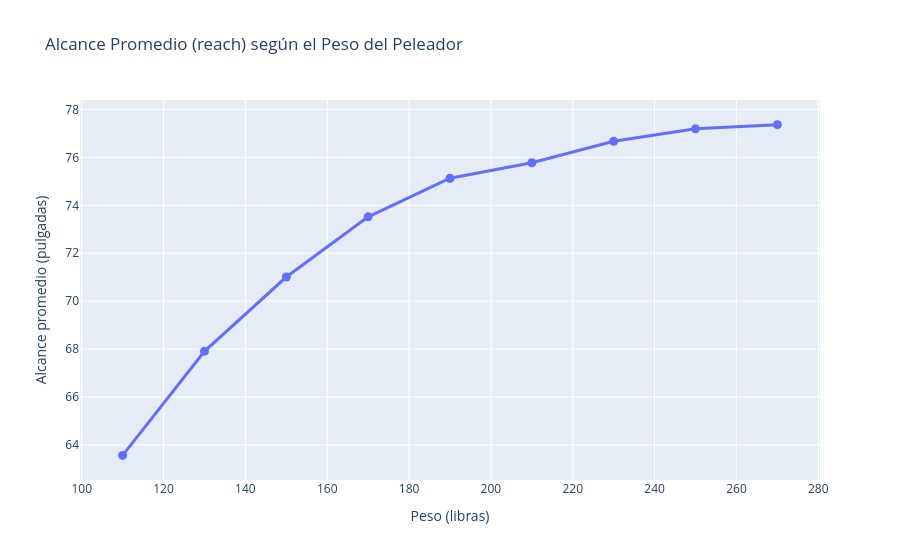

Notebook code cell kept with this figure:
### Markdown cell above
### 5.2  Gráfico de Líneas — Alcance Promedio según Peso

Analizamos cómo cambia el **alcance promedio** (reach) a medida que aumenta el **peso** del peleador.
Agrupamos el peso en rangos (divisiones aproximadas) para ver la tendencia con claridad.

### Code cell
# ── Preparar datos: alcance medio por rango de peso ────────────────────────────
# Usamos df_peso (rango realista <=300 lb) y filtramos a quienes tienen reach registrado
peso_reach = df_peso[df_peso['reach'].notna()].copy()

# Crear rangos de peso de 20 en 20 libras
peso_reach['rango_peso'] = pd.cut(peso_reach['weight'],
                                  bins=range(100, 320, 20))
linea = (peso_reach.groupby('rango_peso', observed=True)['reach']
                   .mean()
                   .reset_index())
# Usar el punto medio del rango como eje X numérico
linea['peso_medio'] = linea['rango_peso'].apply(lambda x: x.mid).astype(float)

# ── Gráfico de líneas interactivo ──────────────────────────────────────────────
fig2 = px.line(
    linea,
    x='peso_medio',
    y='reach',
    markers=True,
    title='Alcance Promedio (reach) según el Peso del Peleador',
    labels={'peso_medio': 'Peso (libras)', 'reach': 'Alcance promedio (pulgadas)'}
)
fig2.update_traces(line=dict(width=3), marker=dict(size=9))
fig2.show() # Mostrar automáticamente

### Figure 1 — Plotly figure (JSON) as saved in the notebook; plotly's stock layout.template omitted (floating-point values rounded to 4 significant figures)
{"data": [{"hovertemplate": "Peso (libras)=%{x}<br>Alcance promedio (pulgadas)=%{y}<extra></extra>", "legendgroup": "", "line": {"color": "#636efa", "dash": "solid", "width": 3}, "marker": {"size": 9, "symbol": "circle"}, "mode": "lines+markers", "name": "", "orientation": "v", "showlegend": false, "type": "scatter", "x": [110.0, 130.0, 150.0, 170.0, 190.0, 210.0, 230.0, 250.0, 270.0], "xaxis": "x", "y": [63.56, 67.91, 71.01, 73.52, 75.13, 75.78, 76.67, 77.19, 77.37], "yaxis": "y"}], "layout": {"legend": {"tracegroupgap": 0}, "title": {"text": "Alcance Promedio (reach) según el Peso del Peleador"}, "xaxis": {"anchor": "y", "domain": [0, 1], "title": {"text": "Peso (libras)"}}, "yaxis": {"anchor": "x", "domain": [0, 1], "title": {"text": "Alcance promedio (pulgadas)"}}}}
